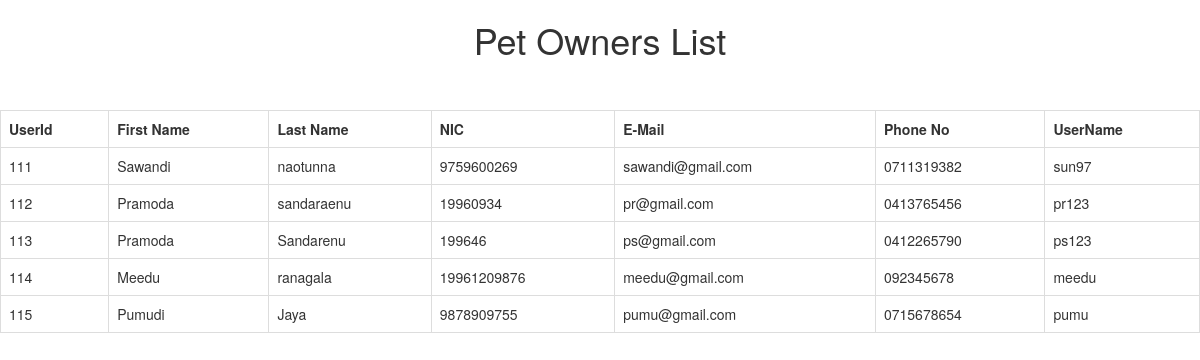
Page /Sawandi/viewOwnersInfo.php on the earlier database version.
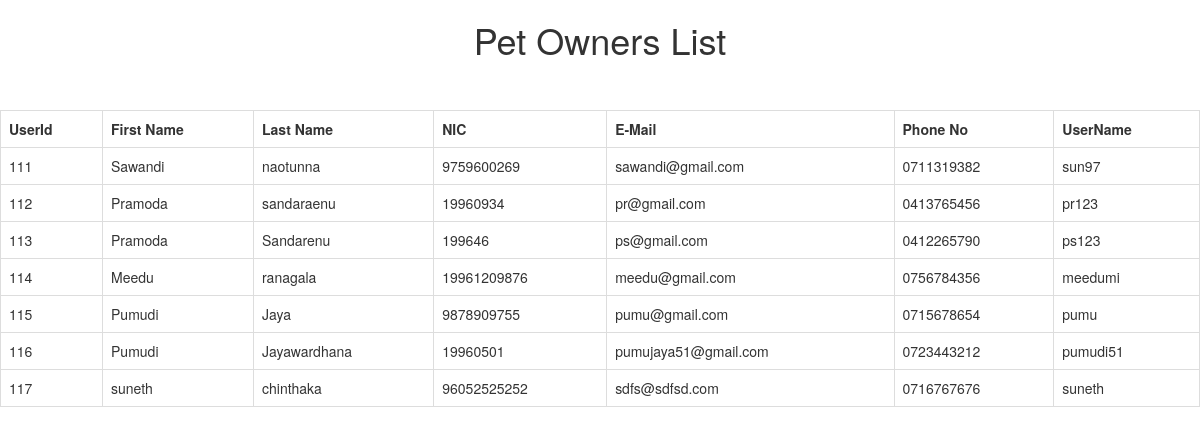
Same page on the later database version.
### tables this page shows
CREATE TABLE `petowners` (
  `UserId` int(10) NOT NULL,
  `Fname` varchar(20) NOT NULL,
  `Lname` varchar(20) NOT NULL,
  `NIC` varchar(20) NOT NULL,
  `Email` varchar(50) NOT NULL,
  `Phone` varchar(10) NOT NULL,
  `Status` tinyint(1) NOT NULL
);

CREATE TABLE `userlogindetails` (
  `UserId` int(11) NOT NULL,
  `Username` varchar(20) NOT NULL,
  `Password` varchar(1000) NOT NULL,
  `UserType` varchar(20) NOT NULL
);

### Sawandi/viewOwnersInfo.php (the view, shortened to what this page needs)
<!DOCTYPE html>
<html>
<head>
	<link rel="stylesheet" href="https://maxcdn.bootstrapcdn.com/bootstrap/3.3.6/css/bootstrap.min.css" />
</head>
	<body>
		<h1 align = "center">Pet Owners List</h1>
		<br><br>
		<table border = "1" align = "center" class="table table-bordered">
			<tr>
				<th>UserId</th>
				<th>First Name</th>
				<th>Last Name</th>
				<th>NIC</th>
				<th>E-Mail</th>
				<th>Phone No</th>
				<th>UserName</th>
			</tr>
			<?php
				require_once('connection.php');
				$sql = "SELECT * from petowners p,userlogindetails u where p.UserId = u.UserId";
				$result = mysqli_query($con,$sql);
				if(mysqli_num_rows($result)>0){
					while($row = mysqli_fetch_assoc($result))
					{
						echo "<tr>
							<td>".$row["UserId"]."</td>
							<td>".$row["Fname"]."</td>
							<td>".$row["Lname"]."</td>
							<td>".$row["NIC"]."</td>
							<td>".$row["Email"]."</td>
							<td>".$row["Phone"]."</td>
							<td>".$row["Username"]."</td>
												</tr>";
					}
					echo "</table>";
				}
				else
				{
					echo "0 result";
				}
			?>
	</body>
</html>

Differences in the rows shown:
changed petowners "Meedu": Phone "092345678" → "0756784356"; userlogindetails.Username "meedu" → "meedumi"
added petowners: userlogindetails.UserId "116", Fname "Pumudi", Lname "Jayawardhana", NIC "19960501", Email "pumujaya51@gmail.com", Phone "0723443212", userlogindetails.Username "pumudi51"
added petowners: userlogindetails.UserId "117", Fname "suneth", Lname "chinthaka", NIC "96052525252", Email "sdfs@sdfsd.com", Phone "0716767676", userlogindetails.Username "suneth"
